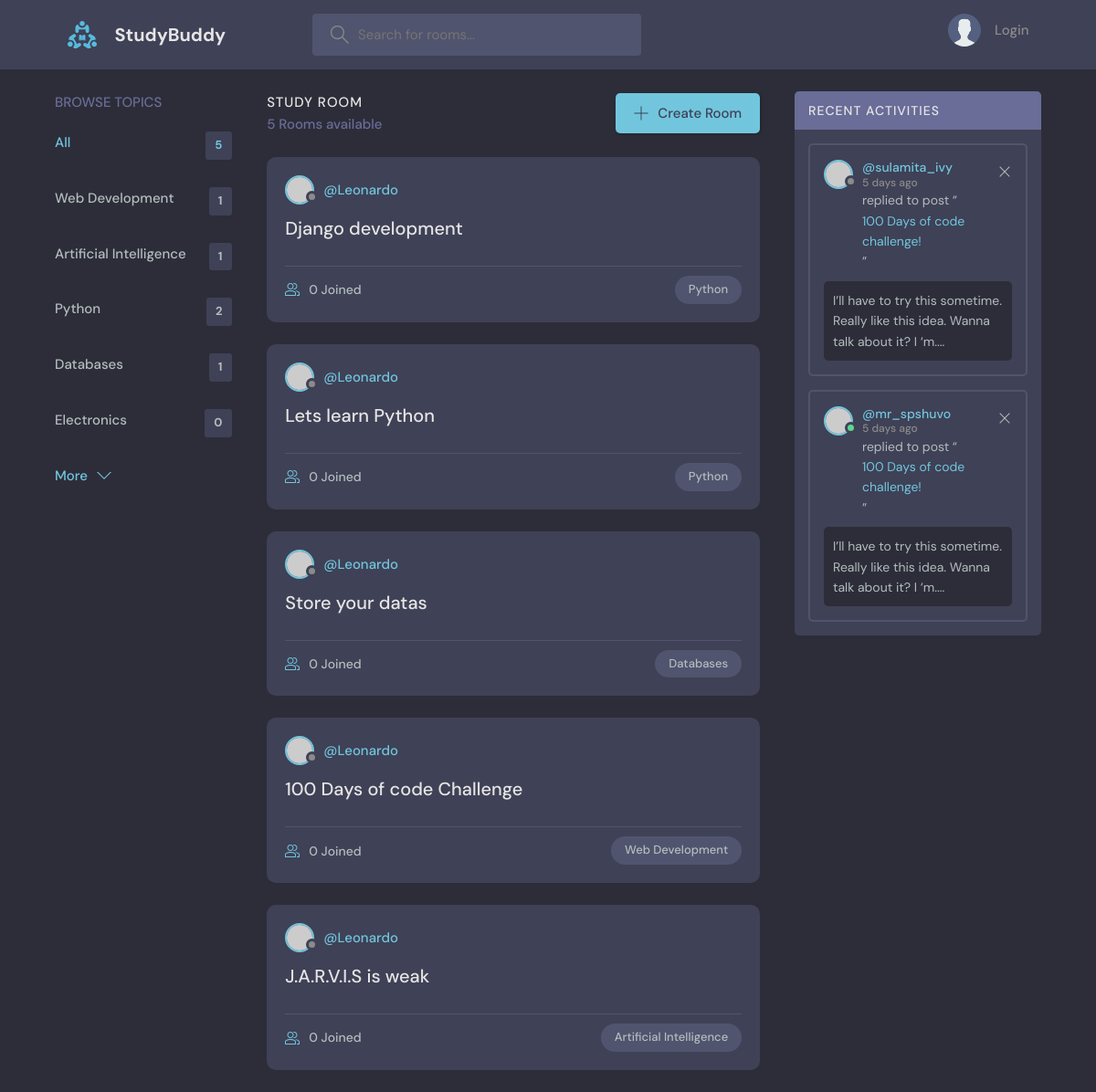
Before: / with the older database file.
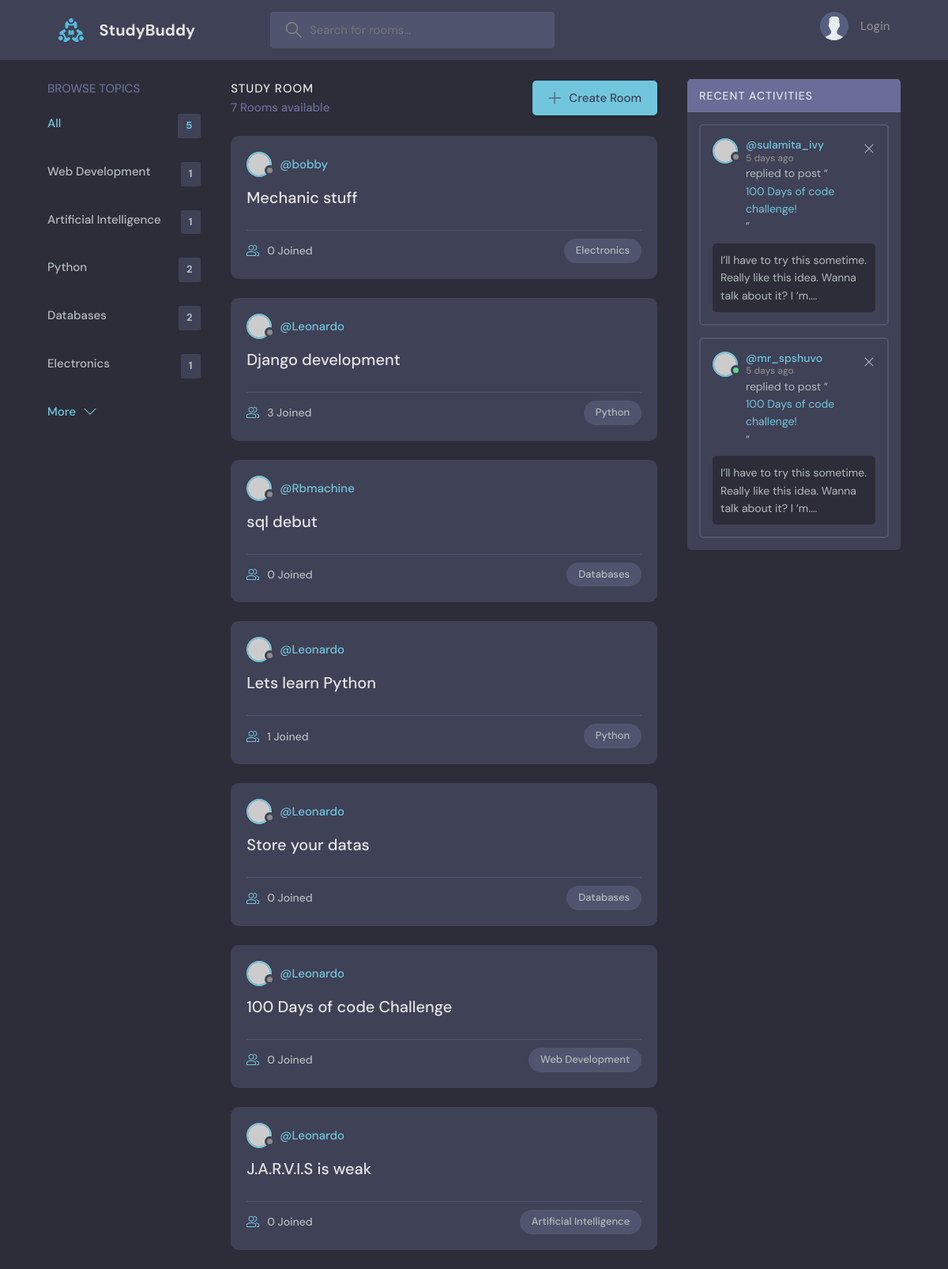
After: the same page with the newer database file.
### base/models.py (models this page shows, shortened)
class Topic(models.Model):
    name = models.CharField(max_length=200)

class Room(models.Model):
    host = models.ForeignKey(User, on_delete=models.SET_NULL, null=True)
    topic = models.ForeignKey(Topic, on_delete=models.SET_NULL,null=True)
    name = models.CharField(max_length=200)
    description = models.TextField(null=True, blank=True)
    participants = models.ManyToManyField(User, related_name='participants', blank=True)
    updated = models.DateTimeField(auto_now=True)
    created = models.DateTimeField(auto_now_add=True)
    class Meta:
        ordering = ['-updated', '-created']

### base/views.py (the view)
# urls.py: path('', views.home, name='home'),
def home(request):
    q = request.GET.get('q') if request.GET.get('q') != None else ''
    rooms = Room.objects.filter(
        Q(topic__name__contains=q) |
        Q(name__icontains=q) |
        Q(description__icontains=q)
    )
    topic = Topic.objects.all()
    room_count = rooms.count()
    room_messages = Message.objects.filter(Q(room__topic__name__icontains=q))
    context = {'rooms': rooms, 'topics': topic, 'room_count':room_count, 'room_messages': room_messages}
    return render(request, 'base/home.html', context)

### base/templates/base/home.html (shortened to what this page needs)
{% extends "main.html" %}
{% block content %}
<main class="layout layout--3">
  <div class="container">
    {% include "base/topics_component.html" %}
    <div class="roomList">
      <div class="roomList__header">
        <div>
          <h2>Study Room</h2>
          <p>{{room_count}} Rooms available</p>
        </div>
        <a class="btn btn--main" href="create-room.html">
          <svg version="1.1" xmlns="http://www.w3.org/2000/svg" width="32" height="32" viewBox="0 0 32 32">
            <title>add</title>
            <path
              d="M16.943 0.943h-1.885v14.115h-14.115v1.885h14.115v14.115h1.885v-14.115h14.115v-1.885h-14.115v-14.115z"
            ></path>
          </svg>
          Create Room
        </a>
      </div>
      {% include "base/feed_component.html" %}
    </div>
    <div class="activities">
      <div class="activities__header">
        <h2>Recent Activities</h2>
      </div>
      <div class="activities__box">
        <div class="activities__boxHeader roomListRoom__header">
          <a href="profile.html" class="roomListRoom__author">
            <div class="avatar avatar--small">
              <img src="https://randomuser.me/api/portraits/women/11.jpg" />
            </div>
            <p>
              @sulamita_ivy
              <span>5 days ago</span>
            </p>
          </a>
          <div class="roomListRoom__actions">
            <a href="#">
              <svg version="1.1" xmlns="http://www.w3.org/2000/svg" width="32" height="32" viewBox="0 0 32 32">
                <title>remove</title>
                <path
                  d="M27.314 6.019l-1.333-1.333-9.98 9.981-9.981-9.981-1.333 1.333 9.981 9.981-9.981 9.98 1.333 1.333 9.981-9.98 9.98 9.98 1.333-1.333-9.98-9.98 9.98-9.981z"
                ></path>
              </svg>
            </a>
          </div>
        </div>
        <div class="activities__boxContent">
          <p>replied to post “<a href="room.html">100 Days of code challenge!</a>”</p>
          <div class="activities__boxRoomContent">
            I’ll have to try this sometime. Really like this idea. Wanna talk about it? I ‘m....
          </div>
        </div>
      </div>
      <div class="activities__box">
        <div class="activities__boxHeader roomListRoom__header">
          <a href="profile.html" class="roomListRoom__author">
            <div class="avatar avatar--small active">
              <img src="https://randomuser.me/api/portraits/men/13.jpg" />
            </div>
            <p>
              @mr_spshuvo
              <span>5 days ago</span>
            </p>
          </a>
          <div class="roomListRoom__actions">
            <a href="#">
              <svg version="1.1" xmlns="http://www.w3.org/2000/svg" width="32" height="32" viewBox="0 0 32 32">
                <title>remove</title>
                <path
                  d="M27.314 6.019l-1.333-1.333-9.98 9.981-9.981-9.981-1.333 1.333 9.981 9.981-9.981 9.98 1.333 1.333 9.981-9.98 9.98 9.98 1.333-1.333-9.98-9.98 9.98-9.981z"
                ></path>
              </svg>
            </a>
          </div>
        </div>
        <div class="activities__boxContent">
          <p>replied to post “<a href="room.html">100 Days of code challenge!</a>”</p>
          <div class="activities__boxRoomContent">
            I’ll have to try this sometime. Really like this idea. Wanna talk about it? I ‘m....
          </div>
        </div>
      </div>
    </div>
  </div>
</main>
{% endblock %}

### base/templates/base/topics_component.html
<div class="topics">
    <div class="topics__header">
      <h2>Browse Topics</h2>
    </div>
    <ul class="topics__list">
      <li>
        <a href="{% url 'home' %}" class="active">All <span>{{topics.count}}</span></a>
      </li>
      {% for topic in topics %}
      <li>
        <a href="{% url 'home' %}?q={{ topic.name }}">{{topic.name}}<span>{{topic.room_set.all.count}}</span></a>
      </li>
      {% endfor %}
    <a class="btn btn--link" href="topics.html">
      More
      <svg version="1.1" xmlns="http://www.w3.org/2000/svg" width="32" height="32" viewBox="0 0 32 32">
        <title>chevron-down</title>
        <path d="M16 21l-13-13h-3l16 16 16-16h-3l-13 13z"></path>
      </svg>
    </a>
  </div>

### base/templates/base/feed_component.html (shortened to what this page needs)
{% for room in rooms %}
<div class="roomListRoom">
    <div class="roomListRoom__header">
      <a href="{% url 'userprofile' room.host.id %}" class="roomListRoom__author">
        <div class="avatar avatar--small">
          <img src="https://randomuser.me/api/portraits/women/11.jpg" />
        </div>
        <span>@{{room.host.username}}</span>
      </a>
    </div>
    <div class="roomListRoom__content">
      <a href="{% url 'room' room.id %}">{{room.name}}</a>
    </div>
    <div class="roomListRoom__meta">
      <a href="{% url 'room' room.id %}" class="roomListRoom__joined">
        {{room.participants.all.count}} Joined
      </a>
      <p class="roomListRoom__topic">{{room.topic.name}}</p>
    </div>
  </div>
{% endfor %}

Changed rows visible on the page:
computed for Topic "Databases": room_set.all.count "1" → "2"
computed for Topic "Electronics": room_set.all.count "0" → "1"
added Room: host.username "bobby", name "Mechanic stuff", participants.all.count "0", topic.name "Electronics"
changed Room "Django development": participants.all.count "0" → "3"
added Room: host.username "Rbmachine", name "sql debut", participants.all.count "0", topic.name "Databases"
computed for Room "Lets learn Python": participants.all.count "0" → "1"
Other visible differences:
{{ room_count }}: "5" → "7"
